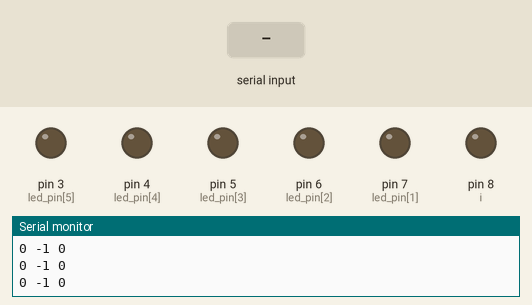
Recording of a sketch running on a simulated Arduino Uno, built with avr-gcc and run on an emulated ATmega328P. Parts: output pins drawn as LEDs (lit = HIGH), the last lines printed to the serial monitor. Inputs (shaded band) come from the test bench.

Above: at 1.2 s.
1.3 s: "90,45\n" received over Serial
4.3 s: "1\n" received over Serial
At 7.2 s:
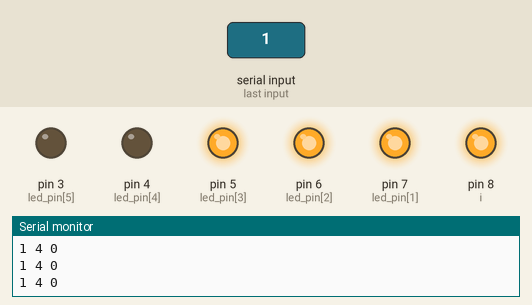
7.3 s: "30,150\n" received over Serial
At 8.1 s:
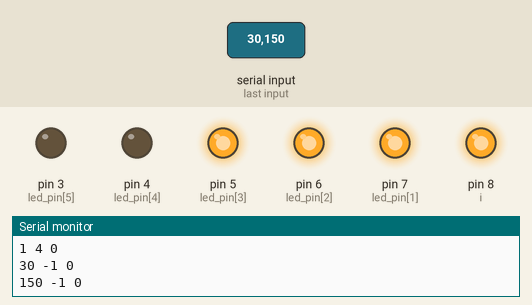
8.8 s: "2\n" received over Serial
At 11.7 s:
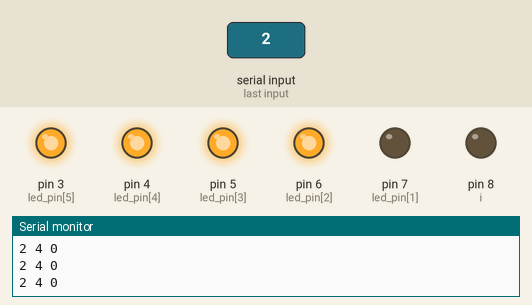
11.8 s: "0\n" received over Serial
Timing chart, 0 to 15.8 s (numbered marks = the images above; inputs shaded):
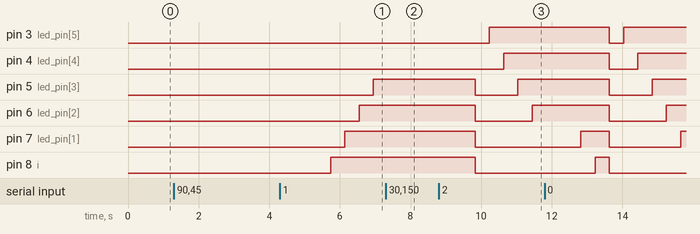

Measured:
- after the input at 4.3 s, pin 5 (led_pin[3]): LOW → HIGH after 2.6 s; pin 6 (led_pin[2]): LOW → HIGH after 2.2 s; pin 7 (led_pin[1]): LOW → HIGH after 1.8 s; pin 8 (i): LOW → HIGH after 1.4 s
- after the input at 7.3 s, pin 3 (led_pin[5]): stays LOW (without the input it goes to HIGH after 0.45 s); pin 4 (led_pin[4]): stays LOW (without the input it goes to HIGH after 0.05 s); pin 5 (led_pin[3]), pin 6 (led_pin[2]), pin 7 (led_pin[1]), pin 8 (i): stays HIGH (without the input it goes to LOW after 0.86 s)
- after the input at 8.8 s, pin 3 (led_pin[5]): LOW → HIGH after 1.4 s; pin 4 (led_pin[4]): LOW → HIGH after 1.8 s; pin 5 (led_pin[3]): HIGH → LOW after 1.0 s, → HIGH 1.2 s later; pin 6 (led_pin[2]): HIGH → LOW after 1.0 s, → HIGH 1.6 s later; pin 7 (led_pin[1]), pin 8 (i): HIGH → LOW after 1.0 s

The sketch:

Pattern_and_Pause_led.ino
```cpp
// Author: Armmy2530
// Create Time:24/11/2022 19:52

int input_int = 0;
int playpause = 0;
int current_state[6] = {0, 0, 0, 0, 0, 0};
int current_sq = -1,current_pattern = 0;
int led_pin[6] = {8, 7, 6, 5, 4, 3};
int delay_ms = 400,pev_ms = 0;
void setup() {
  // put your setup code here, to run once:
  Serial.begin(9600);
  int i = 8;
  while (i >= 3) {
    pinMode(i, OUTPUT);
    i--;
  }
}

void loop() {
  // put your main code here, to run repeatedly:
  int current_ms = millis();
  if (Serial.available())
  {
    int raw_data = Serial.parseInt();
    if(raw_data == 0){if(playpause==0){playpause = 1;} else{playpause = 0;}}
    else{current_pattern = raw_data; current_sq=-1;}
  }

  if(playpause == 0){
    if(current_ms - pev_ms >= delay_ms){
      if(current_pattern == 1){pattern1();}
      else if(current_pattern == 2){pattern2();}
      else if(current_pattern == 3){pattern3();}
      pev_ms = current_ms;
    }
  }
  else if(playpause == 1){pev_ms = current_ms;}
  Serial.println(String(current_pattern)+" "+String(current_sq)+" "+String(playpause));
  delay(10);
}
void pattern1() {
  current_sq++;
  if (current_sq == 0) {
    led(0, 0, 0, 0, 0, 0);
  }
  else if (current_sq == 1) {
    led(1, 0, 0, 0, 0, 0);
  }
  else if (current_sq == 2) {
    led(1, 1, 0, 0, 0, 0);
  }
  else if (current_sq == 3) {
    led(1, 1, 1, 0, 0, 0);
  }
  else if (current_sq == 4) {
    led(1, 1, 1, 1, 0, 0);
  }
  else if (current_sq == 5) {
    led(1, 1, 1, 1, 1, 0);
  }
  else if (current_sq == 6) {
    led(1, 1, 1, 1, 1, 1);
    current_sq = -1;
  }
}
void pattern2() {
  current_sq++;
  if (current_sq == 0) {
    led(0, 0, 0, 0, 0, 0);
  }
  else if (current_sq == 1) {
    led(0, 0, 0, 0, 0, 1);
  }
  else if (current_sq == 2) {
    led(0, 0, 0, 0, 1, 1);
  }
  else if (current_sq == 3) {
    led(0, 0, 0, 1, 1, 1);
  }
  else if (current_sq == 4) {
    led(0, 0, 1, 1, 1, 1);
  }
  else if (current_sq == 5) {
    led(0, 1, 1, 1, 1, 1);
  }
  else if (current_sq == 6) {
    led(1, 1, 1, 1, 1, 1);
    current_sq=-1;
  }
}
void pattern3() {
  current_sq++;
  if (current_sq == 0) {
    led(1, 0, 1, 0, 1, 0);
  }
  else if (current_sq == 1) {
    led(0, 1, 0, 1, 0, 1);
    current_sq=-1;
  }
}

void led(int l1, int l2, int l3, int l4, int l5, int l6) {
  digitalWrite(led_pin[0], l1);
  digitalWrite(led_pin[1], l2);
  digitalWrite(led_pin[2], l3);
  digitalWrite(led_pin[3], l4);
  digitalWrite(led_pin[4], l5);
  digitalWrite(led_pin[5], l6);
}
```
